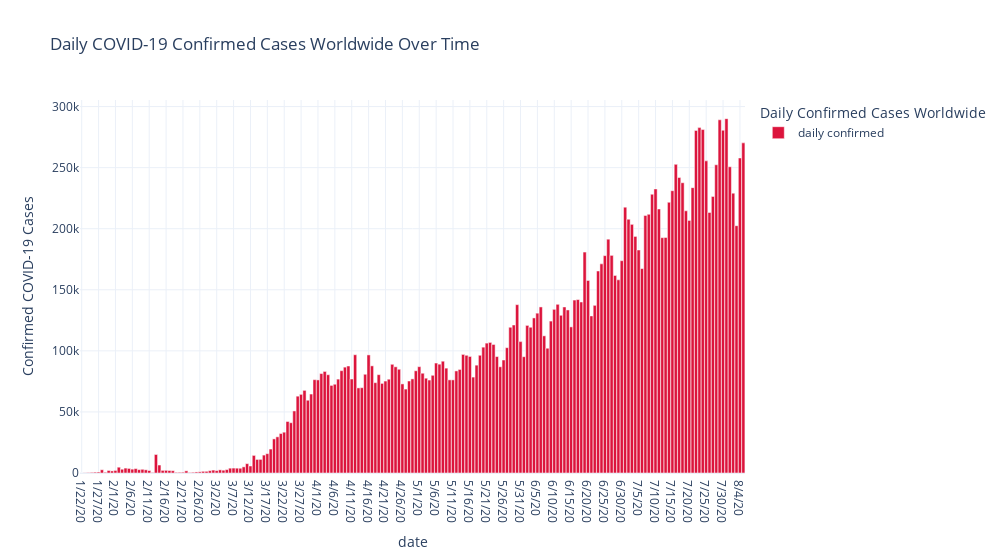

Source (notebook cell):
### Markdown cell above
# Daily COVID-19 Confirmed Cases Worldwide

### Code cell
world_rate_df['daily confirmed'] = world_rate_df.confirmed.diff()
world_rate_df.iloc[0,7]=0

world_rate_long_df = world_rate_df.melt(id_vars="date",
                                        value_vars='daily confirmed',
                                        var_name="Daily Confirmed Cases Worldwide",
                                        value_name="Confirmed COVID-19 Cases")
fig = px.bar(world_rate_long_df, x="date", y="Confirmed COVID-19 Cases", 
              title='Daily COVID-19 Confirmed Cases Worldwide Over Time',
              color='Daily Confirmed Cases Worldwide',
              template='plotly_white'
            )

fig.update_layout(
        width = 1000,
        xaxis_showgrid=True, yaxis_showgrid=True,
        bargap=0.05
        )

fig.update_traces(marker_color='crimson')

fig.show();

### Figure 1 — Plotly figure (JSON) as saved in the notebook; plotly's stock layout.template omitted (floating-point values rounded to 4 significant figures; data arrays with more than 128 entries replaced by an {"elided": "..."} marker saying what was removed)
{"data": [{"alignmentgroup": "True", "hovertemplate": "Daily Confirmed Cases Worldwide=daily confirmed<br>date=%{x}<br>Confirmed COVID-19 Cases=%{y}<extra></extra>", "legendgroup": "daily confirmed", "marker": {"color": "crimson"}, "name": "daily confirmed", "offsetgroup": "daily confirmed", "orientation": "v", "showlegend": true, "textposition": "auto", "type": "bar", "x": {"elided": "197 str values"}, "xaxis": "x", "y": {"elided": "197 int values"}, "yaxis": "y"}], "layout": {"bargap": 0.05, "barmode": "relative", "legend": {"title": {"text": "Daily Confirmed Cases Worldwide"}, "tracegroupgap": 0}, "title": {"text": "Daily COVID-19 Confirmed Cases Worldwide Over Time"}, "width": 1000, "xaxis": {"anchor": "y", "domain": [0, 1], "showgrid": true, "title": {"text": "date"}}, "yaxis": {"anchor": "x", "domain": [0, 1], "showgrid": true, "title": {"text": "Confirmed COVID-19 Cases"}}}}
